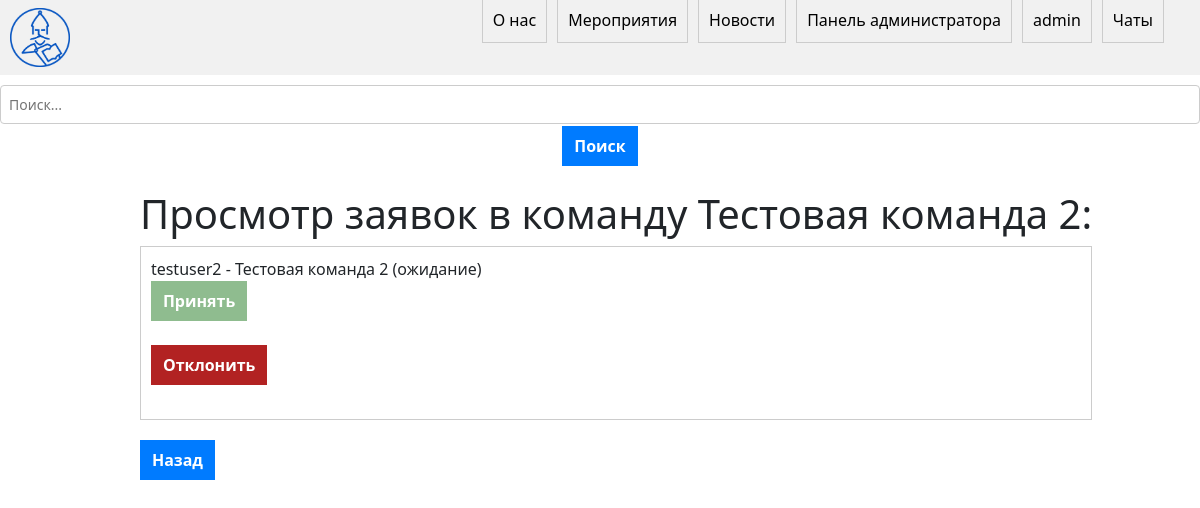
The app's page /team_application/2 (signed in) with its own data.
### main/models.py (models this page shows, shortened)
class Team(models.Model):
    event = models.ForeignKey(Event, on_delete=models.CASCADE, null=True)
    name = models.CharField(max_length=200)
    members = models.ManyToManyField(User, through='Membership', null=True)
    num_members = models.PositiveIntegerField(default=5)

class TeamApplication(models.Model):
    user = models.ForeignKey(User, on_delete=models.CASCADE)
    team = models.ForeignKey(Team, on_delete=models.CASCADE)
    STATUS_CHOICES = (
        ('ожидание', 'Ожидание'),
        ('принято', 'Принято'),
        ('отклонено', 'Отклонено'),
    )
    status = models.CharField(max_length=10, choices=STATUS_CHOICES, default='ожидание')
    def __str__(self):
        return f'{self.user.username} - {self.team.name} ({self.status})'

### main/views.py (the view)
# urls.py: path('team_application/<int:team_id>', views.team_application, name='team_application'),
def team_application(request, team_id):
    team = Team.objects.get(pk=team_id)
    team_applications = TeamApplication.objects.filter(team_id=team_id)
    return render(request, 'main/team_application.html', {'team_applications': team_applications, 'team': team})

### main/templates/main/team_application.html (shortened to what this page needs)
{% extends 'main/base.html' %}
{% block content %}
{% if user.is_staff %}
<ul>
    <h1>Просмотр заявок в команду {{team.name}}:</h1>
    {% for application in team_applications %}
    {% if application.status == 'ожидание' %}
        <li>{{application}}
            <div>
            <form method="post" action="{% url 'approve_application' application.id %}">
                <button type="submit" style="background: darkseagreen" name="approve">Принять</button>
            </form>
            <form method="post" action="{% url 'reject_application' application.id %}">
                <button type="submit" style="background: firebrick" name="reject">Отклонить</button>
            </form>
            </div>
        </li>
    {% endif %}
    {% endfor %}
    <button onclick="history.go(-1);">Назад</button>
</ul>
{% else %}
<button onclick="history.go(-1);">Назад</button>
{% endif %}
{% endblock %}

### main/templates/main/base.html (shortened to what this page needs)
{% load static %}
<!DOCTYPE html>
<html lang="en">
<head>
    <link rel="stylesheet" href="{% static 'main/css/style.css' %}">
    <link rel="stylesheet" href="https://cdn.jsdelivr.net/npm/bootstrap@5.3.0/dist/css/bootstrap.min.css">
</head>
<body>
  <div class="navbar">
    <div class="nav-links">
      <img src="{% static 'main/img/logo.png' %}" alt="Logo" class="logo">
      <ul class="nav-elem">
        <li><a href="{% url 'about' %}">О нас</a></li>
        <li><a href="{% url 'events' %}">Мероприятия</a></li>
        <li><a href="{% url 'index' %}">Новости</a></li>
        {% if user.is_authenticated %}
          {% if user.is_staff %}
            <li><a href="{% url 'admin:index' %}">Панель администратора</a></li>
          {% endif %}
          <li><a href="{% url 'profile' %}">{{user.username}}</a></li>
          <li><a href="#">Чаты</a></li>
        {% else %}
          <li><a href="{% url 'login' %}">Войти</a></li>
        {% endif %}
      </ul>
    </div>
  </div>
  <div class="search-bar">
    <input type="text" placeholder="Поиск..." class="search-input">
    <button class="search-button" style="margin-top: 2px;">Поиск</button>
  </div>
  <div class="content">
    {% block content %}
    {% endblock %}
  </div>
</body>
</html>

### main/static/main/css/style.css (style rules this page uses)
.navbar { display: flex; justify-content: space-between; align-items: center; background-color: #f1f1f1; padding: 10px; }
.nav-links { display: flex; align-items: center; position: relative; }
.logo, .nav-links { display: flex; align-items: center; }
.search-bar { text-align: center; margin-top: 10px; }
.search-input { margin-right: 5px; }
.logo { margin-left: 10px; width: 5%; height: 5%; }
.nav-elem { display: flex; list-style-type: none; position: absolute; right: 0; margin-right: 3%; }
.nav-elem li { margin-right: 10px; }
.nav-elem li:last-child { margin-right: 0; }
.nav-elem a { text-decoration: none; color: black; }
.content { display: flex; justify-content: center; align-items: center; margin-top: 2%; }
ul { list-style-type: none; padding: 0; margin: 0; }
li { margin-bottom: 20px; padding: 10px; border: 1px solid #ccc; }
h1 { margin-top: 0; }
p, button { margin-bottom: 10px; }
button { padding: 5px 10px; background-color: #fff; border: 1px solid #ccc; cursor: pointer; }
form { margin-bottom: 24px; }
input[type="text"], textarea { width: 100%; padding: 8px; font-size: 14px; border: 1px solid #ccc; border-radius: 4px; background-color: #fff; color: #333; }
button { padding: 8px 12px; font-size: 14px; font-weight: bold; border: none; border-radius: 4px; background-color: #007bff; color: #fff; cursor: pointer; }

### records on screen
Team: name "Тестовая команда 2"
TeamApplication: user+team+status "testuser2 - Тестовая команда 2 (ожидание)"

### other values on screen
{{ user.username }} "admin"
